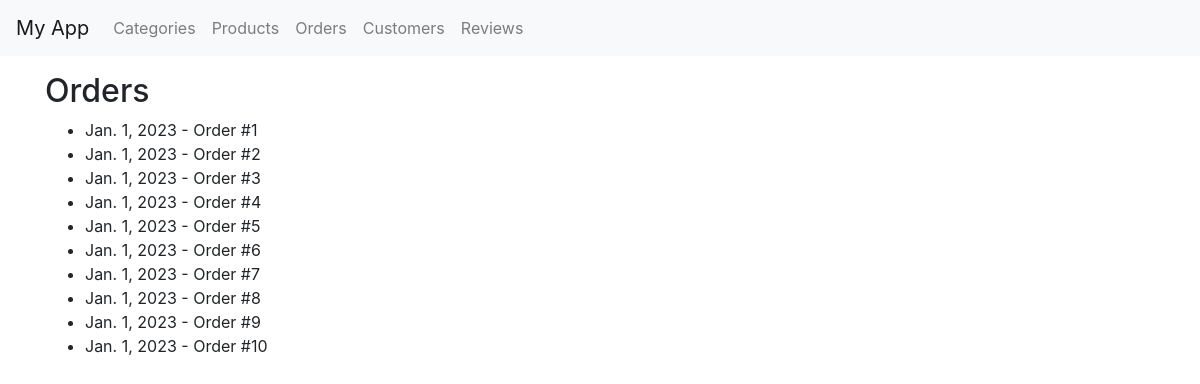
Screenshot of /orders/ with the database file from the repository.
### myapp/models.py (models this page shows, shortened)
class BaseModel(models.Model):
    created_at = models.DateTimeField(auto_now_add=True)
    updated_at = models.DateTimeField(auto_now=True)
    class Meta:
        abstract = True

class Order(BaseModel):
    order_date = models.DateField()
    products = models.ManyToManyField(Product)

### myapp/views.py (the view)
# urls.py: path('orders/', OrderListView.as_view(), name='orders'),
class OrderListView(ListView):
    model = Order
    template_name = 'order_list.html'
    context_object_name = 'orders'

### myapp/templates/order_list.html
{% extends 'base.html' %}
{% block content %}
  <h2>Orders</h2>
  <ul>
    {% for order in orders %}
      <li>{{ order.order_date }} - Order #{{ order.id }}</li>
    {% endfor %}
  </ul>
{% endblock %}

### rows the page displays
Order: order_date "Jan. 1, 2023", id "1"
Order: order_date "Jan. 1, 2023", id "2"
Order: order_date "Jan. 1, 2023", id "3"
Order: order_date "Jan. 1, 2023", id "4"
Order: order_date "Jan. 1, 2023", id "5"
Order: order_date "Jan. 1, 2023", id "6"
Order: order_date "Jan. 1, 2023", id "7"
Order: order_date "Jan. 1, 2023", id "8"
Order: order_date "Jan. 1, 2023", id "9"
Order: order_date "Jan. 1, 2023", id "10"
